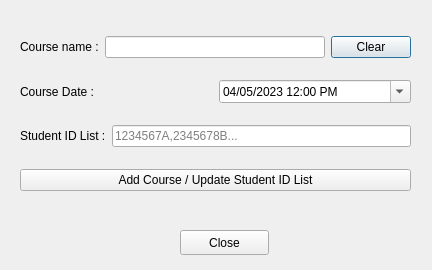
<?xml version="1.0" encoding="UTF-8"?>
<ui version="4.0">
 <class>AddCourseWindow</class>
 <widget class="QDialog" name="AddCourseWindow">
  <property name="geometry">
   <rect>
    <x>0</x>
    <y>0</y>
    <width>432</width>
    <height>270</height>
   </rect>
  </property>
  <property name="windowTitle">
   <string>Dialog</string>
  </property>
  <widget class="QWidget" name="gridLayoutWidget_2">
   <property name="geometry">
    <rect>
     <x>20</x>
     <y>20</y>
     <width>391</width>
     <height>191</height>
    </rect>
   </property>
   <layout class="QGridLayout" name="gridLayout_2">
    <item row="1" column="0">
     <layout class="QHBoxLayout" name="horizontalLayout_6">
      <item>
       <widget class="QLabel" name="label_4">
        <property name="text">
         <string>Course name :</string>
        </property>
       </widget>
      </item>
      <item>
       <widget class="QLineEdit" name="cNameLineEdit"/>
      </item>
      <item>
       <widget class="QPushButton" name="cClearButton">
        <property name="text">
         <string>Clear</string>
        </property>
       </widget>
      </item>
     </layout>
    </item>
    <item row="5" column="0">
     <layout class="QHBoxLayout" name="horizontalLayout_8">
      <item>
       <widget class="QPushButton" name="cAddButton">
        <property name="text">
         <string>Add Course / Update Student ID List</string>
        </property>
       </widget>
      </item>
     </layout>
    </item>
    <item row="4" column="0">
     <layout class="QHBoxLayout" name="horizontalLayout_9">
      <item>
       <widget class="QLabel" name="label_8">
        <property name="text">
         <string>Student ID List :</string>
        </property>
       </widget>
      </item>
      <item>
       <widget class="QLineEdit" name="cStudentIDListLineEdit">
        <property name="placeholderText">
         <string>1234567A,2345678B...</string>
        </property>
       </widget>
      </item>
     </layout>
    </item>
    <item row="3" column="0">
     <layout class="QHBoxLayout" name="horizontalLayout_7">
      <item>
       <widget class="QLabel" name="label_5">
        <property name="text">
         <string>Course Date :</string>
        </property>
       </widget>
      </item>
      <item>
       <widget class="QDateTimeEdit" name="dateTimeEdit">
        <property name="dateTime">
         <datetime>
          <hour>12</hour>
          <minute>0</minute>
          <second>0</second>
          <year>2023</year>
          <month>5</month>
          <day>4</day>
         </datetime>
        </property>
        <property name="displayFormat">
         <string>dd/MM/yyyy hh:mm AP</string>
        </property>
        <property name="calendarPopup">
         <bool>true</bool>
        </property>
       </widget>
      </item>
     </layout>
    </item>
   </layout>
  </widget>
  <widget class="QPushButton" name="closeButton">
   <property name="geometry">
    <rect>
     <x>180</x>
     <y>230</y>
     <width>89</width>
     <height>25</height>
    </rect>
   </property>
   <property name="text">
    <string>Close</string>
   </property>
  </widget>
 </widget>
 <resources/>
 <connections/>
</ui>
